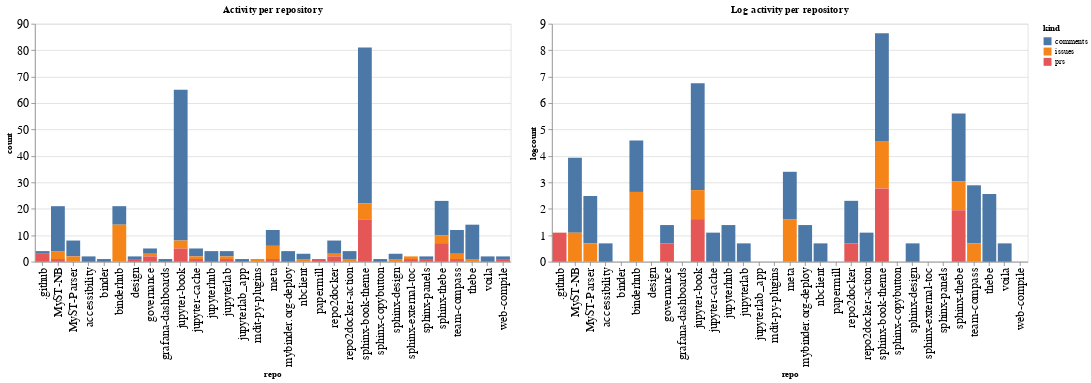

Here is the notebook cell this chart was saved with:
### Code cell
ch1 = alt.Chart(repo_summaries, width=600, title="Activity per repository").mark_bar().encode(
    x='repo',
    y='count',
    color='kind',
    tooltip="kind"
)

ch2 = alt.Chart(repo_summaries, width=600, title="Log activity per repository").mark_bar().encode(
    x='repo',
    y='logcount',
    color='kind',
    tooltip="kind"
)

ch1 | ch2

### Figure 1 — Vega-Lite specification as saved in the notebook (floating-point values rounded to 4 significant figures)
{"config": {"axisLeft": {"labelFontSize": 15}, "axisBottom": {"labelFontSize": 15}}, "hconcat": [{"mark": "bar", "encoding": {"color": {"type": "nominal", "field": "kind"}, "tooltip": {"type": "nominal", "field": "kind"}, "x": {"type": "nominal", "field": "repo"}, "y": {"type": "quantitative", "field": "count"}}, "title": "Activity per repository", "width": 600}, {"mark": "bar", "encoding": {"color": {"type": "nominal", "field": "kind"}, "tooltip": {"type": "nominal", "field": "kind"}, "x": {"type": "nominal", "field": "repo"}, "y": {"type": "quantitative", "field": "logcount"}}, "title": "Log activity per repository", "width": 600}], "data": {"name": "data-22812a35b58fbeb841223179469acfed"}, "$schema": "https://vega.github.io/schema/vega-lite/v4.8.1.json", "datasets": {"data-22812a35b58fbeb841223179469acfed": [{"repo": ".github", "kind": "comments", "count": 1, "logcount": 0.0}, {"repo": ".github", "kind": "prs", "count": 3, "logcount": 1.099}, {"repo": "MyST-NB", "kind": "comments", "count": 17, "logcount": 2.833}, {"repo": "MyST-NB", "kind": "issues", "count": 3, "logcount": 1.099}, {"repo": "MyST-NB", "kind": "prs", "count": 1, "logcount": 0.0}, {"repo": "MyST-Parser", "kind": "comments", "count": 6, "logcount": 1.792}, {"repo": "MyST-Parser", "kind": "issues", "count": 2, "logcount": 0.6931}, {"repo": "accessibility", "kind": "comments", "count": 2, "logcount": 0.6931}, {"repo": "binder", "kind": "comments", "count": 1, "logcount": 0.0}, {"repo": "binderhub", "kind": "comments", "count": 7, "logcount": 1.946}, {"repo": "binderhub", "kind": "issues", "count": 14, "logcount": 2.639}, {"repo": "design", "kind": "comments", "count": 1, "logcount": 0.0}, {"repo": "design", "kind": "prs", "count": 1, "logcount": 0.0}, {"repo": "governance", "kind": "comments", "count": 2, "logcount": 0.6931}, {"repo": "governance", "kind": "issues", "count": 1, "logcount": 0.0}, {"repo": "governance", "kind": "prs", "count": 2, "logcount": 0.6931}, {"repo": "grafana-dashboards", "kind": "comments", "count": 1, "logcount": 0.0}, {"repo": "jupyter-book", "kind": "comments", "count": 57, "logcount": 4.043}, {"repo": "jupyter-book", "kind": "issues", "count": 3, "logcount": 1.099}, {"repo": "jupyter-book", "kind": "prs", "count": 5, "logcount": 1.609}, {"repo": "jupyter-cache", "kind": "comments", "count": 3, "logcount": 1.099}, {"repo": "jupyter-cache", "kind": "issues", "count": 1, "logcount": 0.0}, {"repo": "jupyter-cache", "kind": "prs", "count": 1, "logcount": 0.0}, {"repo": "jupyterhub", "kind": "comments", "count": 4, "logcount": 1.386}, {"repo": "jupyterlab", "kind": "comments", "count": 2, "logcount": 0.6931}, {"repo": "jupyterlab", "kind": "issues", "count": 1, "logcount": 0.0}, {"repo": "jupyterlab", "kind": "prs", "count": 1, "logcount": 0.0}, {"repo": "jupyterlab_app", "kind": "comments", "count": 1, "logcount": 0.0}, {"repo": "mdit-py-plugins", "kind": "issues", "count": 1, "logcount": 0.0}, {"repo": "meta", "kind": "comments", "count": 6, "logcount": 1.792}, {"repo": "meta", "kind": "issues", "count": 5, "logcount": 1.609}, {"repo": "meta", "kind": "prs", "count": 1, "logcount": 0.0}, {"repo": "mybinder.org-deploy", "kind": "comments", "count": 4, "logcount": 1.386}, {"repo": "nbclient", "kind": "comments", "count": 2, "logcount": 0.6931}, {"repo": "nbclient", "kind": "issues", "count": 1, "logcount": 0.0}, {"repo": "papermill", "kind": "prs", "count": 1, "logcount": 0.0}, {"repo": "repo2docker", "kind": "comments", "count": 5, "logcount": 1.609}, {"repo": "repo2docker", "kind": "issues", "count": 1, "logcount": 0.0}, {"repo": "repo2docker", "kind": "prs", "count": 2, "logcount": 0.6931}, {"repo": "repo2docker-action", "kind": "comments", "count": 3, "logcount": 1.099}, {"repo": "repo2docker-action", "kind": "issues", "count": 1, "logcount": 0.0}, {"repo": "sphinx-book-theme", "kind": "comments", "count": 59, "logcount": 4.078}, {"repo": "sphinx-book-theme", "kind": "issues", "count": 6, "logcount": 1.792}, {"repo": "sphinx-book-theme", "kind": "prs", "count": 16, "logcount": 2.773}, {"repo": "sphinx-copybutton", "kind": "comments", "count": 1, "logcount": 0.0}, {"repo": "sphinx-design", "kind": "comments", "count": 2, "logcount": 0.6931}, {"repo": "sphinx-design", "kind": "issues", "count": 1, "logcount": 0.0}, {"repo": "sphinx-external-toc", "kind": "issues", "count": 1, "logcount": 0.0}, {"repo": "sphinx-external-toc", "kind": "prs", "count": 1, "logcount": 0.0}, {"repo": "sphinx-panels", "kind": "comments", "count": 1, "logcount": 0.0}, {"repo": "sphinx-panels", "kind": "prs", "count": 1, "logcount": 0.0}, {"repo": "sphinx-thebe", "kind": "comments", "count": 13, "logcount": 2.565}, {"repo": "sphinx-thebe", "kind": "issues", "count": 3, "logcount": 1.099}, {"repo": "sphinx-thebe", "kind": "prs", "count": 7, "logcount": 1.946}, {"repo": "team-compass", "kind": "comments", "count": 9, "logcount": 2.197}, {"repo": "team-compass", "kind": "issues", "count": 2, "logcount": 0.6931}, {"repo": "team-compass", "kind": "prs", "count": 1, "logcount": 0.0}, {"repo": "thebe", "kind": "comments", "count": 13, "logcount": 2.565}, {"repo": "thebe", "kind": "issues", "count": 1, "logcount": 0.0}, {"repo": "voila", "kind": "comments", "count": 2, "logcount": 0.6931}, {"repo": "web-compile", "kind": "comments", "count": 1, "logcount": 0.0}, {"repo": "web-compile", "kind": "prs", "count": 1, "logcount": 0.0}]}}
